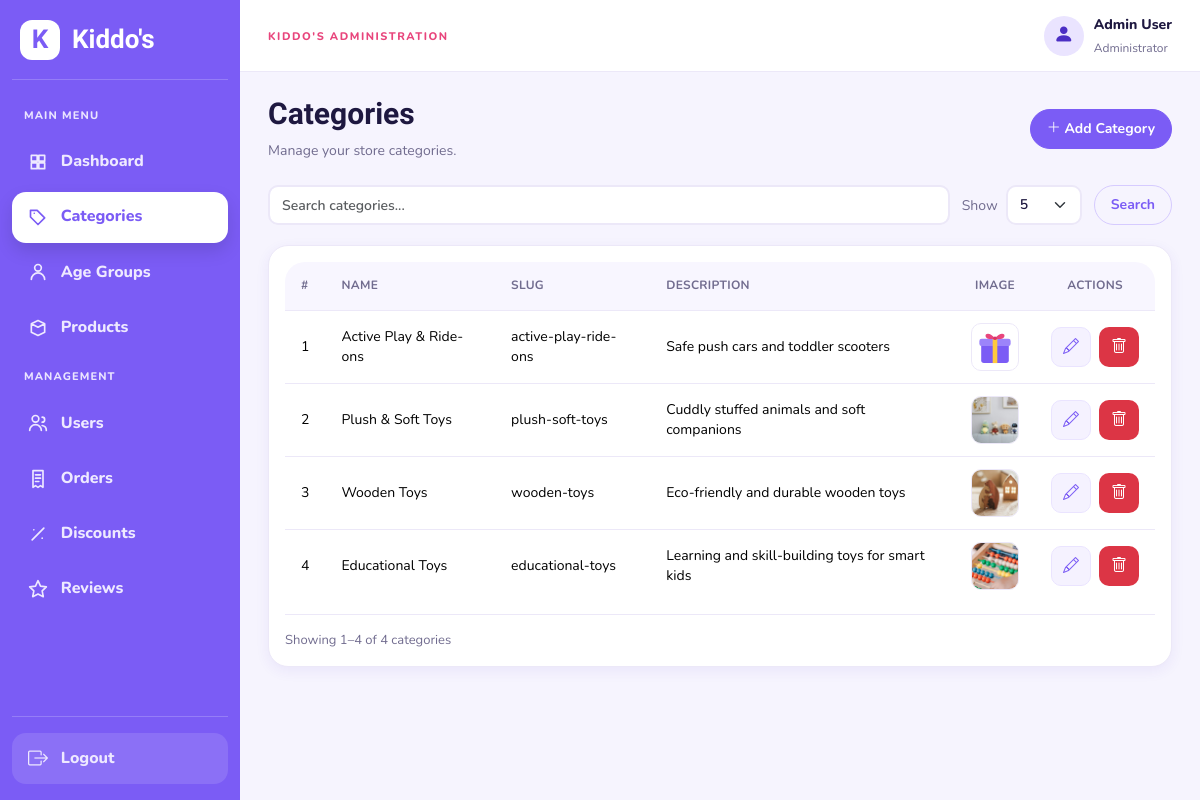
Screenshot of /admin/categories.php (signed in) with the database file from the repository.
### tables this page shows
CREATE TABLE IF NOT EXISTS `categories` (
  `id` int(10) UNSIGNED NOT NULL AUTO_INCREMENT,
  `name` varchar(60) NOT NULL,
  `slug` varchar(60) NOT NULL,
  `description` varchar(255) DEFAULT NULL,
  `icon` varchar(50) DEFAULT NULL,
  `image` varchar(255) DEFAULT NULL,
  `created_at` datetime NOT NULL DEFAULT current_timestamp(),
  PRIMARY KEY (`id`),
  UNIQUE KEY `uq_categories_name` (`name`),
  UNIQUE KEY `uq_categories_slug` (`slug`)
);

### classes/AdminTable.php (called while the page is built, shortened)
<?php
class AdminTable
{
    private $pdo;
    public function __construct($pdo)
    {
        $this->pdo = $pdo;
    }
    public function getPage($type, $request)
    {
        $search = isset($request['search']) && is_string($request['search']) ? trim($request['search']) : '';
        $search = substr($search, 0, 120);
        $size = isset($request['per_page']) && is_scalar($request['per_page']) ? (string) $request['per_page'] : '5';
        $size = in_array($size, ['5', '10', '20', '50'], true) ? (int) $size : 5;
        $requestedPage = isset($request['page']) && is_string($request['page']) && ctype_digit($request['page']) ? (int) $request['page'] : 1;
        $where = [];
        $params = [];
        $filters = [];
        $query = ['search' => $search, 'per_page' => $size];
        switch ($type) {
            case 'categories':
                $select = 'c.*'; $from = 'categories c'; $order = 'c.id DESC'; $searchColumns = ['c.name'];
                break;
        }
        $condition = $where ? ' WHERE ' . implode(' AND ', $where) : '';
        $statement = $this->pdo->prepare('SELECT COUNT(*) FROM ' . $from . $condition);
        $statement->execute($params);
        $total = (int) $statement->fetchColumn();
        $pages = max(1, (int) ceil($total / $size));
        $page = min(max(1, $requestedPage), $pages);
        $offset = ($page - 1) * $size;
        $statement = $this->pdo->prepare('SELECT ' . $select . ' FROM ' . $from . $condition . ' ORDER BY ' . $order . ' LIMIT ? OFFSET ?');
        $statement->bindValue(count($params) + 1, $size, PDO::PARAM_INT);
        $statement->bindValue(count($params) + 2, $offset, PDO::PARAM_INT);
        $statement->execute();
        return ['rows' => $statement->fetchAll(PDO::FETCH_ASSOC), 'total' => $total, 'page' => $page, 'pages' => $pages,
            'size' => $size, 'start' => $total ? $offset + 1 : 0, 'end' => min($offset + $size, $total),
            'search' => $search, 'query' => $query, 'filters' => $filters, 'type' => $type];
    }
}

### classes/CategoryImage.php (called while the page is built, shortened)
<?php
final class CategoryImage
{
    public static function url(?string $path): string
    {
        $filename = basename((string) $path);
        if ($filename === '' || !is_file(__DIR__ . '/../uploads/categories/' . $filename)) {
            return BASE_URL . '/assets/images/toy-placeholder.svg';
        }
        return BASE_URL . '/uploads/categories/' . rawurlencode($filename);
    }
}

### admin/categories.php (the view, shortened to what this page needs)
<?php
require_once __DIR__ . '/../includes/init.php';
require_once __DIR__ . '/../classes/CategoryImage.php';
require_once __DIR__ . '/../classes/AdminTable.php';
$adminTable = new AdminTable($pdo);
$pagination = $adminTable->getPage('categories', $_GET);
$categories = $pagination['rows'];
require_once __DIR__ . '/../includes/admin/layout_start.php';
?>
<div class="admin-page-header">
    <div>
        <h1>Categories</h1>
        <p>Manage your store categories.</p>
    </div>
    <a
        href="<?= BASE_URL ?>/admin/add_category.php"
        class="btn btn-primary"
    >
        <i class="bi bi-plus-lg"></i>
        Add Category
    </a>
</div>
<?php require __DIR__ . '/../includes/admin/table_toolbar.php'; ?>
<div class="admin-card">
    <div class="table-responsive">
        <table class="table admin-table admin-table-consistent admin-table-categories">
            <thead>
                <tr>
                    <th>#</th>
                    <th>Name</th>
                    <th>Slug</th>
                    <th>Description</th>
                    <th>Image</th>
                    <th>Actions</th>
                </tr>
            </thead>
            <tbody>
                <?php if (empty($categories)): ?>
                    <tr>
                        <td colspan="6" class="text-center py-4">
                            No categories found.
                        </td>
                    </tr>
                <?php else: ?>
                    <?php foreach ($categories as $rowIndex => $category): ?>
                        <tr>
                            <td><?= (int) $pagination['start'] + $rowIndex ?></td>
                            <td>
                                <?= htmlspecialchars($category['name']) ?>
                            </td>
                            <td>
                                <?= htmlspecialchars($category['slug']) ?>
                            </td>
                            <td>
                                <?= htmlspecialchars(
                                    $category['description'] ?? ''
                                ) ?>
                            </td>
                            <td>
                                <img class="category-admin-thumb" src="<?= htmlspecialchars(CategoryImage::url($category['image'] ?? null), ENT_QUOTES, 'UTF-8') ?>" alt="<?= htmlspecialchars($category['name'], ENT_QUOTES, 'UTF-8') ?>">
                            </td>
                            <td>
                                <div class="admin-actions">
                                    <button
                                        type="button"
                                        class="btn admin-action-btn admin-action-edit"
                                        data-bs-toggle="modal"
                                        data-bs-target="#editCategoryModal<?= (int) $category['id'] ?>"
                                     title="Edit category" aria-label="Edit category"><i class="bi bi-pencil" aria-hidden="true"></i></button>
                                    <button
                                        type="button"
                                        class="btn admin-action-btn admin-action-delete"
                                        data-bs-toggle="modal"
                                        data-bs-target="#deleteCategoryModal<?= (int) $category['id'] ?>"
                                     title="Delete category" aria-label="Delete category"><i class="bi bi-trash" aria-hidden="true"></i></button>
                                </div>
                            </td>
                        </tr>
                    <?php endforeach; ?>
                <?php endif; ?>
            </tbody>
        </table>
    </div><?php require __DIR__ . '/../includes/admin/table_pagination.php'; ?>
</div>
<?php require_once __DIR__ . '/../includes/admin/layout_end.php'; ?>

### assets/css/admin-polish.css (style rules this page uses)
.admin-body { --admin-sidebar-width:240px;--admin-topbar-height:72px;font-size:14px;line-height:1.5 }
.admin-body .admin-page-header { display:flex;flex-wrap:wrap;align-items:center;justify-content:space-between;gap:16px;margin-bottom:24px }
.admin-body .admin-page-header h1 { font-size:30px;line-height:1.2;margin:0 0 8px }
.admin-body .admin-page-header p { font-size:14px;line-height:1.5;margin:0;color:var(--admin-muted) }
.admin-body .admin-card { padding:20px;border-radius:16px;min-width:0;box-shadow:0 4px 16px #30204e05 }
.admin-body .admin-content .btn:not(.admin-action-btn):not(.btn-close) { min-height:40px;padding:9px 16px;font-size:14px;line-height:1.4 }
.admin-body .admin-action-btn { width:38px;height:38px;min-width:38px;min-height:38px }
.admin-body .admin-action-btn i { font-size:16px }
.admin-body :is(button,a,input,select,textarea,summary):focus-visible { outline:3px solid #bba8fa;outline-offset:3px }
.admin-body .table-responsive { width:100%;max-width:100%;overflow-x:auto;overscroll-behavior-inline:contain }
.admin-body .admin-table { margin-bottom:0 }
.admin-body .admin-table-consistent thead th { padding:14px 16px;height:48px;font-size:12px;font-weight:700;letter-spacing:.025em;vertical-align:middle }
.admin-body .admin-table-consistent tbody td,.admin-body .admin-table-consistent tfoot :is(td,th) { padding:12px 16px;height:60px;font-size:14px;vertical-align:middle }
.admin-body .admin-table tbody tr>td { transition:background-color 150ms ease }
.admin-body .admin-table :is(img,.product-image-placeholder) { max-width:48px;width:48px;height:48px;object-fit:cover;border-radius:10px }

### rows the page displays
categories: start "1", name "Active Play & Ride-ons", slug "active-play-ride-ons", description "Safe push cars and toddler scooters", shows a picture
categories: start "2", name "Plush & Soft Toys", slug "plush-soft-toys", description "Cuddly stuffed animals and soft companions", image (picture)
categories: start "3", name "Wooden Toys", slug "wooden-toys", description "Eco-friendly and durable wooden toys", image (picture)
categories: start "4", name "Educational Toys", slug "educational-toys", description "Learning and skill-building toys for smart kids", image (picture)

### other values shown
$_SESSION['user_name'] "Admin User"
$pagination['start'] "1"
$pagination['end'] "4"
$pagination['total'] "4"
str_replace('_', ' ', $pagination['type']) "categories"
form field per_page "5"
